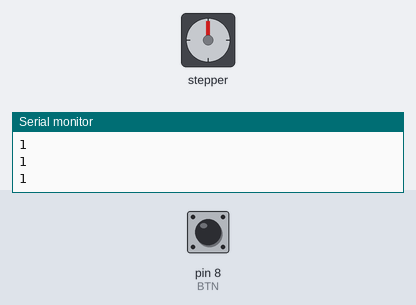
Bench run of a sketch on a simulated Arduino Uno, built with avr-gcc and run on an emulated ATmega328P. On the bench: stepper motor, the last lines printed to the serial monitor. Inputs (shaded band) come from the test bench; at power-on: pin 8 (BTN) HIGH. Stepper angles assume 2048 steps per turn.

Above: at 1.2 s.
1.3 s: pin 8 (BTN) pulled LOW for 0.15 s
At 1.46 s:
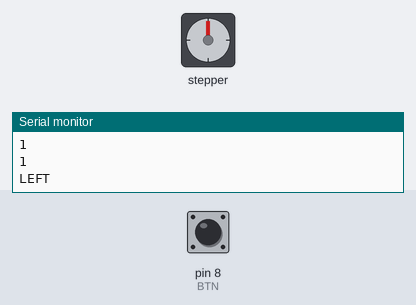
At 2.09 s:
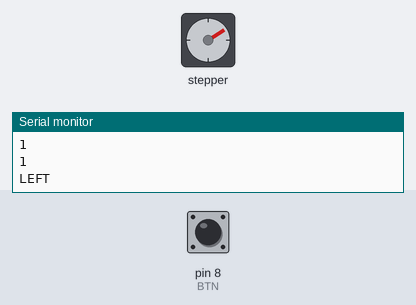
Timing chart, 0 to 14.9 s (numbered marks = the images above; inputs shaded):
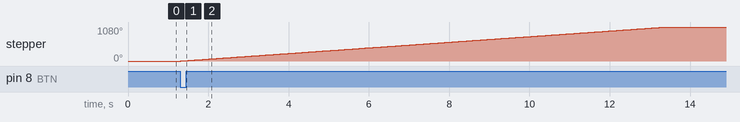

The sketch:

WaterShield.ino
```cpp
#include <Stepper.h> //외부전력

#define BTN 8

const int shield = 2048;
Stepper s_Stepper(shield, 2, 3, 4, 5);

bool isClockwise = true;
int flag = 0;

void setup() {
  Serial.begin(9600);
  s_Stepper.setSpeed(15);

  pinMode(BTN, INPUT_PULLUP);
}

void loop() {
  Serial.println(digitalRead(BTN));
  if (digitalRead(BTN) == LOW) {
    if (isClockwise) {
      Serial.println("LEFT");
      s_Stepper.step(shield*3);
    } else {
      Serial.println("RIGHT");
      s_Stepper.step(-shield*3);
    }
    delay(500);
    isClockwise = !isClockwise;

    // 버튼이 눌린 상태에서 버튼이 떼질 때까지 대기
    while (digitalRead(BTN) == LOW) {
      delay(100);
    }
  }
}
```

Measured:
- after the input at 1.3 s, stepper: turns 1080° clockwise in 12.1 s, starting at once
